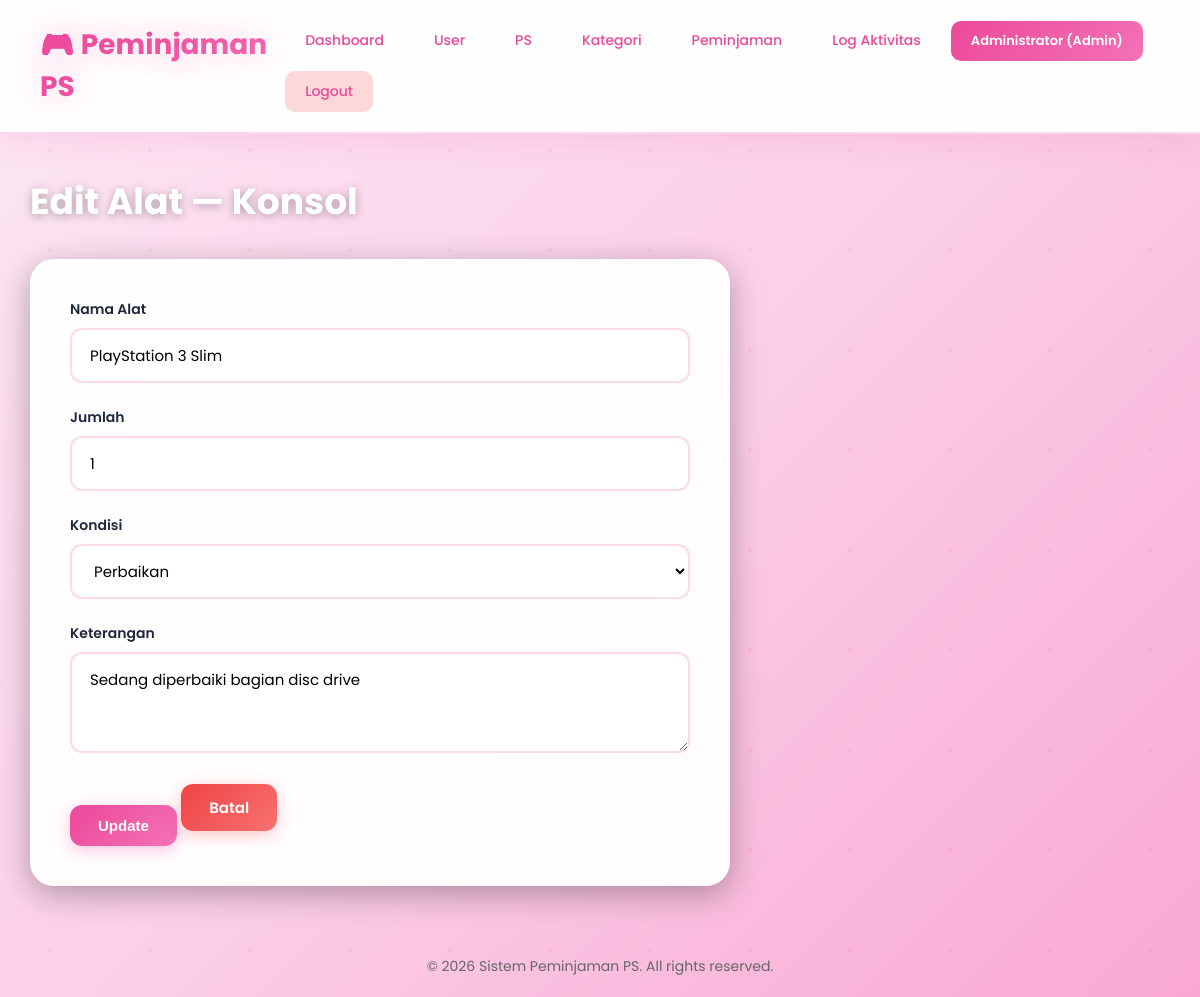
/index.php?page=kategori&action=alat_edit&id=6&kategori_id=1 (signed in), run on the app's committed database.
### tables this page shows
CREATE TABLE IF NOT EXISTS alat (
    id INT AUTO_INCREMENT PRIMARY KEY,
    kategori_id INT NOT NULL,
    nama_alat VARCHAR(100) NOT NULL,
    jumlah INT DEFAULT 1,
    kondisi ENUM('baik', 'rusak', 'perbaikan') DEFAULT 'baik',
    keterangan TEXT,
    created_at TIMESTAMP DEFAULT CURRENT_TIMESTAMP,
    FOREIGN KEY (kategori_id) REFERENCES kategori(id) ON DELETE CASCADE
);

CREATE TABLE IF NOT EXISTS kategori (
    id INT AUTO_INCREMENT PRIMARY KEY,
    nama_kategori VARCHAR(100) NOT NULL,
    deskripsi TEXT,
    created_at TIMESTAMP DEFAULT CURRENT_TIMESTAMP
);

### config/Database.php (called while the page is built, shortened)
<?php
class Database {
    private $host = "localhost";
    private $db_name = "peminjaman_ps";
    private $username = "root";
    private $password = "";
    public function getConnection() {
        $this->conn = null;
        try {
            $this->conn = new PDO("mysql:host=" . $this->host . ";dbname=" . $this->db_name, $this->username, $this->password);
            $this->conn->setAttribute(PDO::ATTR_ERRMODE, PDO::ERRMODE_EXCEPTION);
            $this->conn->exec("set names utf8");
        } catch(PDOException $exception) {
            echo "Connection error: " . $exception->getMessage();
        }
        return $this->conn;
    }
}

### models/Alat.php (called while the page is built, shortened)
<?php
class Alat {
    private $conn;
    private $table_name = "alat";
    public $id;
    public function __construct($db) {
        $this->conn = $db;
    }
    public function readOne() {
        $query = "SELECT a.*, k.nama_kategori FROM " . $this->table_name . " a
                  JOIN kategori k ON a.kategori_id = k.id
                  WHERE a.id = :id LIMIT 1";
        $stmt = $this->conn->prepare($query);
        $stmt->bindParam(":id", $this->id);
        $stmt->execute();
        return $stmt;
    }
}

### views/kategori/alat_edit.php (the view, shortened to what this page needs)
<?php require_once 'views/layouts/header.php'; ?>
<div class="content">
    <h1>Edit Alat — <?php echo htmlspecialchars($dataAlat['nama_kategori']); ?></h1>
    <div class="form-container">
        <form method="POST" action="index.php?page=kategori&action=alat_update">
            <div class="form-group">
                <label>Nama Alat</label>
                <input type="text" name="nama_alat" value="<?php echo htmlspecialchars($dataAlat['nama_alat']); ?>" required>
            </div>
            <div class="form-group">
                <label>Jumlah</label>
                <input type="number" name="jumlah" value="<?php echo $dataAlat['jumlah']; ?>" min="1" required>
            </div>
            <div class="form-group">
                <label>Kondisi</label>
                <select name="kondisi" required>
                    <option value="perbaikan" <?php echo $dataAlat['kondisi']=='perbaikan' ? 'selected':''; ?>>Perbaikan</option>
                </select>
            </div>
            <div class="form-group">
                <label>Keterangan</label>
                <textarea name="keterangan" rows="3"><?php echo htmlspecialchars($dataAlat['keterangan'] ?? ''); ?></textarea>
            </div>
            <button type="submit" class="btn">Update</button>
            <a href="index.php?page=kategori&action=detail&id=<?php echo $dataAlat['kategori_id']; ?>" class="btn btn-danger">Batal</a>
        </form>
    </div>
</div>
<?php require_once 'views/layouts/footer.php'; ?>

### views/layouts/header.php (style rules this page uses)
* { margin: 0; padding: 0; box-sizing: border-box; }
body { font-family: 'Poppins', sans-serif; background: linear-gradient(135deg, #fce7f3 0%, #fbcfe8 50%, #f9a8d4 100%); min-height: 100vh; position: relative; }
body::before { content: ''; position: fixed; top: 0; left: 0; width: 100%; height: 100%; pointer-events: none; z-index: 0; }
.content { max-width: 1400px; margin: 40px auto; padding: 0 30px; position: relative; z-index: 1; }
.content h1 { color: white; font-size: 36px; font-weight: 700; margin-bottom: 30px; text-shadow: 0 2px 10px rgba(0, 0, 0, 0.3); }
.btn { display: inline-block; padding: 12px 28px; background: linear-gradient(135deg, #ec4899, #f472b6); color: white; text-decoration: none; border-radius: 12px; border: none; cursor: pointer; font-size: 15px; font-weight: 600; transition: all 0.3s ease; box-shadow: 0 4px 15px rgba(236, 72, 153, 0.3); position: relative; overflow: hidden; }
.btn::before { content: ''; position: absolute; top: 50%; left: 50%; width: 0; height: 0; border-radius: 50%; background: rgba(255, 255, 255, 0.3); transform: translate(-50%, -50%); transition: width 0.6s, height 0.6s; }
.btn-danger { background: linear-gradient(135deg, #ef4444, #f87171); box-shadow: 0 4px 15px rgba(239, 68, 68, 0.3); }
.form-group { margin-bottom: 24px; }
.form-group label { display: block; margin-bottom: 8px; font-weight: 600; color: #1e293b; font-size: 14px; }
.form-group input, .form-group select, .form-group textarea { width: 100%; padding: 14px 18px; border: 2px solid rgba(236, 72, 153, 0.2); border-radius: 12px; font-size: 15px; font-family: 'Poppins', sans-serif; transition: all 0.3s ease; background: white; }
.form-container { background: rgba(255, 255, 255, 0.95); backdrop-filter: blur(10px); padding: 40px; border-radius: 24px; box-shadow: 0 8px 32px rgba(0, 0, 0, 0.3); max-width: 700px; animation: fadeIn 0.5s ease; }

### data on the page
alat: kategori.nama_kategori "Konsol", nama_alat "PlayStation 3 Slim", jumlah "1", kondisi "Perbaikan", keterangan "Sedang diperbaiki bagian disc drive"

### other printed values
$_SESSION['nama'] "Administrator"
$_SESSION['role'] "Admin"
